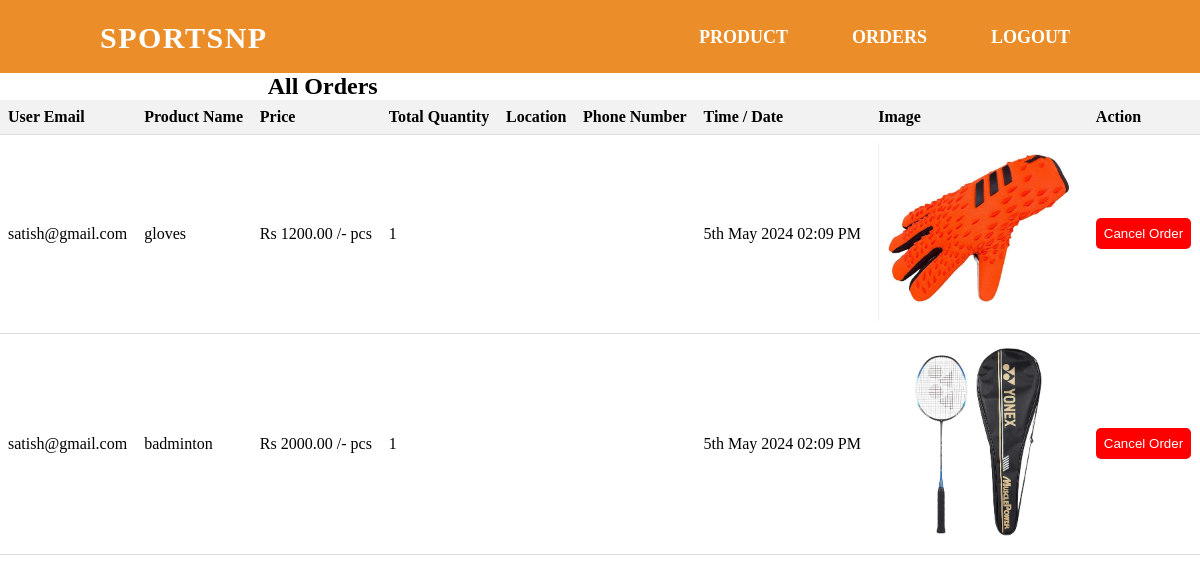
The page /admin/allOrders.php (signed in) on the database as committed earlier.
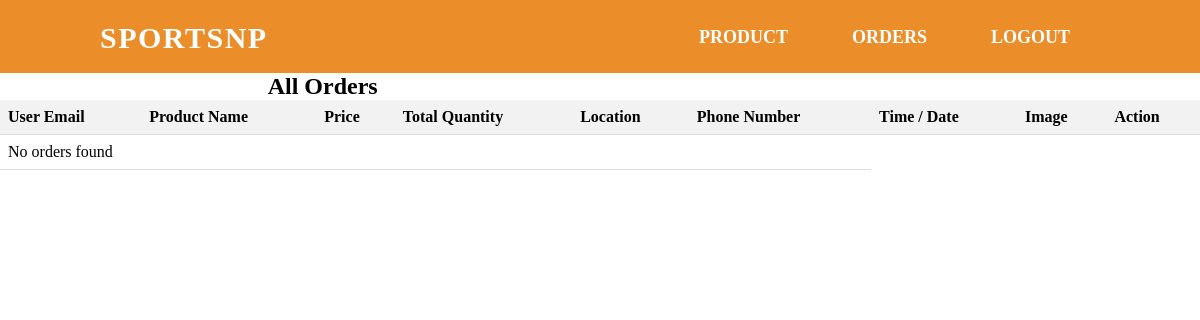
The same page on the database as committed later.
### tables this page shows
CREATE TABLE `orders` (
  `id` int(11) NOT NULL,
  `customer_email` varchar(100) DEFAULT NULL,
  `product_id` int(11) DEFAULT NULL,
  `order_date` timestamp NULL DEFAULT current_timestamp(),
  `location` varchar(255) NOT NULL,
  `phone_number` varchar(15) DEFAULT NULL
);

CREATE TABLE `products` (
  `id` int(11) NOT NULL,
  `title` varchar(100) NOT NULL,
  `price` decimal(10,2) NOT NULL,
  `img_path` varchar(255) NOT NULL,
  `created_at` timestamp NOT NULL DEFAULT current_timestamp(),
  `updated_at` timestamp NOT NULL DEFAULT current_timestamp() ON UPDATE current_timestamp()
);

### admin/allOrders.php (the view, shortened to what this page needs)
<?php
include_once '../utils/db.php';
$query = "SELECT orders.*, products.title, products.price, products.img_path FROM orders INNER JOIN products ON orders.product_id = products.id ORDER BY order_date DESC";
$result = $conn->query($query);
?>
<!doctype html>
<html lang="en">
<head>
  <link rel="stylesheet" href="https://cdnjs.cloudflare.com/ajax/libs/font-awesome/6.5.1/css/all.min.css" />
  <link rel="stylesheet" href="../css/style.css">
</head>
<body>
  <nav>
    <div class="logo">
      <p>SportsNp</p>
    </div>
    <ul>
      <li><a href="./addProduct.php">Product</a></li>
      <li><a href="./allOrders.php">Orders</a></li>
      <?php if (isset($_SESSION['email'])): ?>
        <li><a href="../actions/logout_action.php">Logout</a></li>
      <?php endif; ?>
    </ul>
  </nav>
  <h2>All Orders</h2>
  <table>
    <thead>
      <tr>
        <th>User Email</th>
        <th>Product Name</th>
        <th>Price</th>
        <th>Total Quantity</th>
        <th>Location</th>
        <th>Phone Number</th>
        <th>Time / Date</th>
        <th>Image</th>
        <th>Action</th>
      </tr>
    </thead>
    <tbody>
      <?php
      if ($result->num_rows > 0) {
        $orderDetails = array();
        while ($row = $result->fetch_assoc()) {
          $key = $row['customer_email'] . '_' . $row['product_id'];
          if (!isset($orderDetails[$key])) {
            $orderDetails[$key] = array(
              'order_id' => $row['id'],
              'user_email' => $row['customer_email'],
              'product_id' => $row['product_id'],
              'product_title' => $row['title'],
              'price' => $row['price'],
              'img_path' => $row['img_path'],
              'total_quantity' => 1,
              'location' => $row['location'],
              'phone_number' => $row['phone_number'],
              'order_date' => $row['order_date']
            );
          } else {
            $orderDetails[$key]['total_quantity']++;
          }
        }
        foreach ($orderDetails as $order) {
          $imgPath = substr($order['img_path'], 1);
          echo "<tr>";
          echo "<td>{$order['user_email']}</td>";
          echo "<td>{$order['product_title']}</td>";
          echo "<td>Rs {$order['price']} /- pcs</td>";
          echo "<td>{$order['total_quantity']}</td>";
          echo "<td>{$order['location']}</td>";
          echo "<td>{$order['phone_number']}</td>";
          echo "<td>" . date('jS M Y h:i A', strtotime($order['order_date'])) . "</td>";
          echo "<td><img src='.{$imgPath}' alt='{$order['product_title']}' width='200px'></td>";
          echo "<td>";
          echo "<form action='../actions/cancel_order.php' method='post'>";
          echo '<button type="submit"  style="background-color:red; color:white; border:none; padding:0.5rem; border-radius:5px;" onclick="return confirm(\'Are you sure you want to delete this product?\');">Cancel Order</button>';
          echo "</form>";
          echo "</td>";
          echo "</tr>";
        }
      } else {
        echo "<tr><td colspan='6'>No orders found</td></tr>";
      }
      ?>
    </tbody>
  </table>
</body>
</html>

### css/style.css (style rules this page uses)
* { margin: 0px; padding: 0px; box-sizing: border-box; }
nav { width: 100%; height: 73px; line-height: 75px; padding: 0px 100px; position: sticky; top: 0; background-color: #eb8d29; z-index: 9999; }
nav .logo p { font-size: 30px; font-weight: bold; float: left; color: white; text-transform: uppercase; letter-spacing: 1.5px; cursor: pointer; }
nav ul { float: right; }
nav li { display: inline-block; line-height: none; }
nav li a { font-size: 18px; text-transform: uppercase; font-weight: bold; padding: 0px 30px; color: white; text-decoration: none; }

### admin/allOrders.php (style rules this page uses)
table { width: 100%; border-collapse: collapse; height: fit-content; }
th, td { padding: 8px; text-align: left; border-bottom: 1px solid #ddd; }
th { background-color: #f2f2f2; }

Rows that differ between the two databases and show on the page:
removed orders: customer_email "satish@gmail.com", product.title "gloves", product.price "1200.00", total_quantity "1", order_date "5th May 2024 02:09 PM", product.img_path (picture)
removed orders: customer_email "satish@gmail.com", product.title "badminton", product.price "2000.00", total_quantity "1", order_date "5th May 2024 02:09 PM", product.img_path (picture)
Other text that changed with them:
text now shown: "No orders found"
